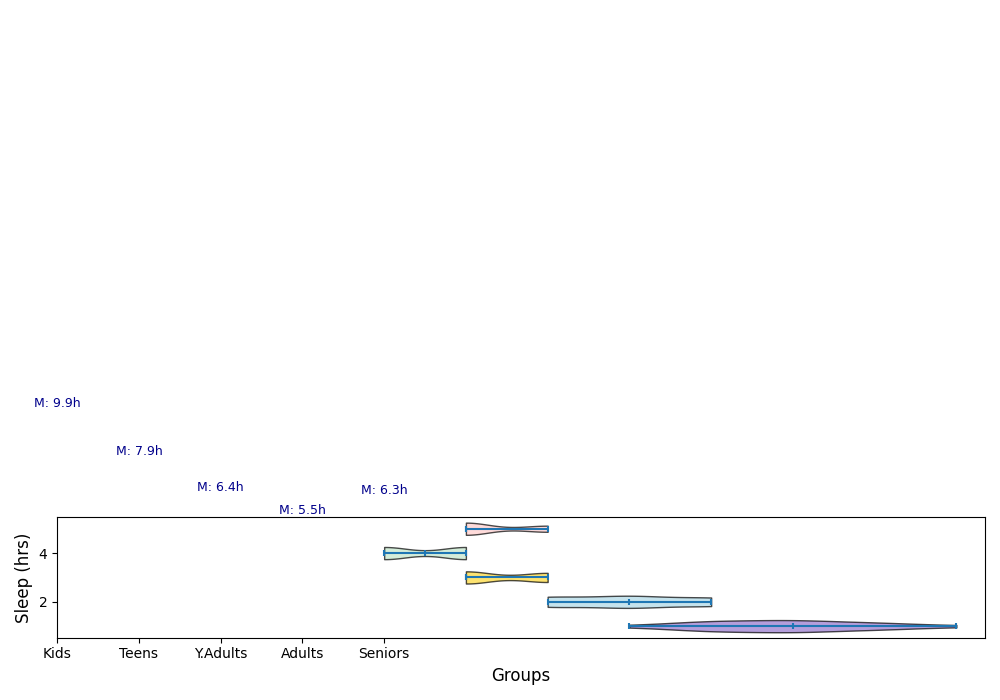

This chart was generated by the following Python code:
import matplotlib.pyplot as plt
import numpy as np

# Data for age groups
children = [9, 9, 10, 11, 10, 9, 10, 11, 12, 9, 10, 11, 8, 9, 10, 11, 10, 9, 10]
teenagers = [7, 8, 9, 7, 8, 7, 8, 9, 7, 8, 9, 7, 8, 9, 8, 8, 7, 9]
young_adults = [6, 6, 7, 6, 7, 6, 6, 7, 7, 6, 7, 6, 6, 7]
adults = [5, 6, 5, 6, 5, 6, 5, 6, 5, 6, 5, 6, 6, 5, 6, 5]
seniors = [6, 6, 7, 6, 6, 7, 6, 7, 6, 6, 7, 6, 7, 6, 6]

data = [children, teenagers, young_adults, adults, seniors]
age_groups = ['Kids', 'Teens', 'Y.Adults', 'Adults', 'Seniors']

fig, ax = plt.subplots(figsize=(10, 7))

violin = ax.violinplot(data, vert=False, showmeans=False, showmedians=True)

colors = ['#9575cd', '#add8e6', '#fdd835', '#c3e6cb', '#ffcccb']
for patch, color in zip(violin['bodies'], colors):
    patch.set_facecolor(color)
    patch.set_edgecolor('black')
    patch.set_alpha(0.7)

plt.xlabel('Groups', fontsize=12)
plt.ylabel('Sleep (hrs)', fontsize=12)
plt.xticks(range(1, len(age_groups) + 1), age_groups, fontsize=10)

for i, group in enumerate(data):
    mean_val = np.mean(group)
    plt.text(i + 1, mean_val + 0.1, f'M: {mean_val:.1f}h', horizontalalignment='center', fontsize=9, color='darkblue')

plt.tight_layout()

plt.show()
